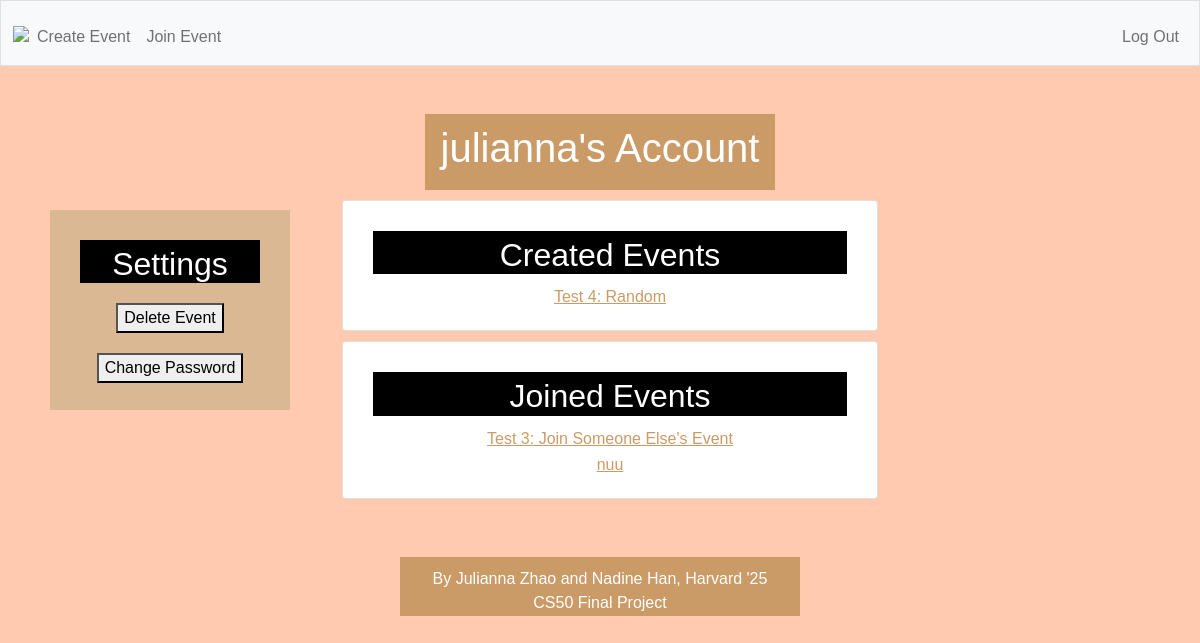
Page / (signed in) on the earlier database version.
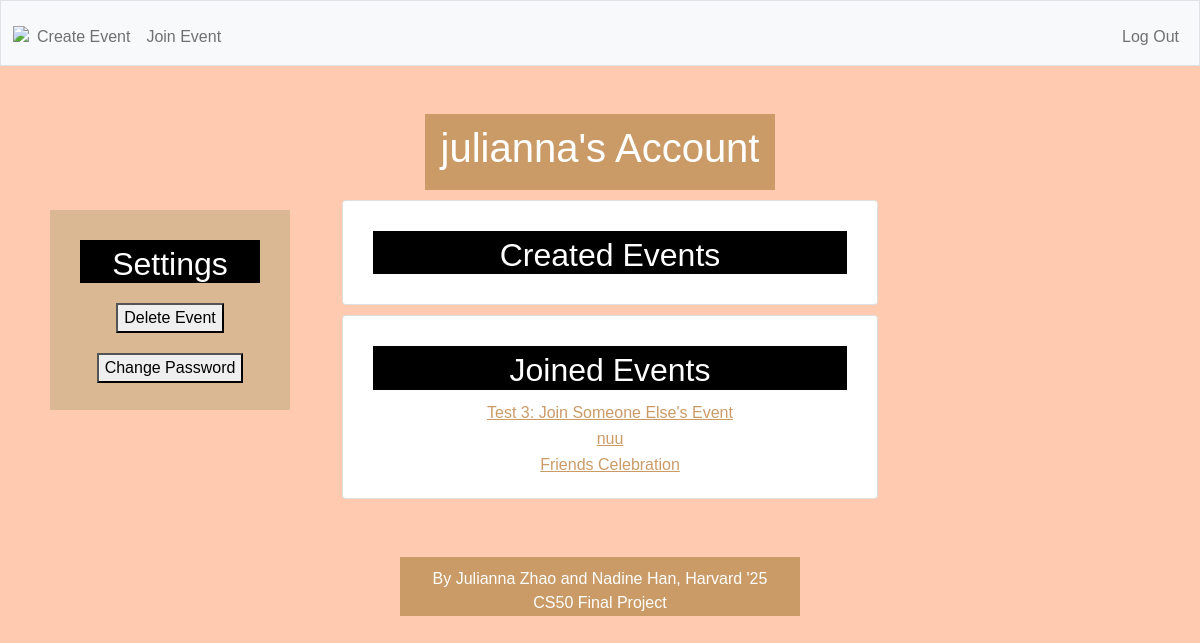
Same page on the later database version.
### tables this page shows
CREATE TABLE 'users' ('id' INTEGER PRIMARY KEY NOT NULL, 'username' TEXT NOT NULL, 'password' TEXT NOT NULL);

CREATE TABLE 'events' ('event_id' INTEGER PRIMARY KEY NOT NULL, 'event_name' TEXT, 'event_creator_id' INTEGER, 'start_time' INTEGER, 'end_time' INTEGER);

### app.py (the view)
@app.route("/")
@login_required
def account():
    user_id = session["user_id"]
    name = db.execute("SELECT username FROM users WHERE id = ?", user_id)[0]['username']
    created_events = db.execute("SELECT event_name, event_id FROM events WHERE event_creator_id = ?", user_id)
    joined_events = db.execute("SELECT event_name, event_id FROM events WHERE event_id IN (SELECT DISTINCT event_id FROM event_availability WHERE user_id = ?)", user_id)
    return render_template("account.html", name = name, created_events = created_events, joined_events = joined_events)

### app.py (called while the page is built)
@app.after_request
def after_request(response):
    response.headers["Cache-Control"] = "no-cache, no-store, must-revalidate"
    response.headers["Expires"] = 0
    response.headers["Pragma"] = "no-cache"
    return response

### helpers.py (called while the page is built)
def login_required(f):
    @wraps(f)
    def decorated_function(*args, **kwargs):
        if session.get("user_id") is None:
            return redirect("/login")
        return f(*args, **kwargs)
    return decorated_function

### templates/account.html (shortened to what this page needs)
{% extends "layout.html" %}
{% block main %}
    <div class="title"><h1>{{name}}'s Account</h1></div>
    <div class="row">
        <div class="side">
            <div class="heading"><h2>Settings</h2></div>
            <form action="/delete" method="post">
                <button class = "buttonSpacing" type="submit" value = "del">Delete Event</button>
            </form>
            <form action="/changePassword" method="get">
                <button class = "buttonSpacing" type="submit" value = "pw">Change Password</button>
            </form>
        </div>
        <div class="main">
            <div class="card">
                <form action="/display" method="post">
                    <div class="heading"><h2>Created Events</h2></div>
                    {% for event in created_events %}
                    <button class = "eventButton" type="submit" name="selected_event" value="{{ event['event_id'] }}">{{ event['event_name'] }}</button><br>
                    {% endfor %}
                </form>
            </div>
            <div class="card">
                <form action="/display" method="post">
                    <div class="heading"><h2>Joined Events</h2></div>
                    {% for event in joined_events %}
                        <button class = "eventButton" type="submit" name="selected_event" value="{{ event['event_id'] }}">{{ event['event_name'] }}</button><br>
                    {% endfor %}
                </form>
            </div>
        </div>
    </div>
{% endblock %}

### templates/layout.html (shortened to what this page needs)
<!DOCTYPE html>
<html lang="en">
    <head>
        <link href="https://cdn.jsdelivr.net/npm/bootstrap@5.1.3/dist/css/bootstrap.min.css" rel="stylesheet">
        <link href="/static/styles.css" rel="stylesheet">
    </head>
    <body>
        <nav class="bg-light border navbar navbar-expand-md navbar-light">
            <div class="container-fluid">
                <a href="/">
                    <img src="https://i.ibb.co/ZBX7rq3/when-1.png">
                 </a>
                <div class="collapse navbar-collapse" id="navbar">
                    {% if session["user_id"] %}
                        <ul class="navbar-nav me-auto mt-2">
                            <li class="nav-item"><a class="nav-link" href="/create">Create Event</a></li>
                            <li class="nav-item"><a class="nav-link" href="/join">Join Event</a></li>
                        </ul>
                        <ul class="navbar-nav ms-auto mt-2">
                            <li class="nav-item"><a class="nav-link" href="/logout">Log Out</a></li>
                        </ul>
                    {% else %}
                        <ul class="navbar-nav ms-auto mt-2">
                            <li class="nav-item"><a class="nav-link" href="/register">Register</a></li>
                            <li class="nav-item"><a class="nav-link" href="/login">Log In</a></li>
                        </ul>
                    {% endif %}
                </div>
            </div>
        </nav>
        <main class="container-fluid py-5 text-center">
            {% block main %}{% endblock %}
        </main>
        <div class = "congrats"><footer><center>By Julianna Zhao and Nadine Han, Harvard '25 <br>CS50 Final Project</footer></center></div>
    </body>
</html>

### static/styles.css (style rules this page uses)
body { font-family: Trebuchet MS, sans-serif; color: #2E1F10; background-color: #FFCAAF; }
.side { width: 20%; background-color: #DAB894; padding: 20px; margin: 20px; margin-left: 50px; height: 200px; }
.main { width: 50%; }
.card { background-color: white; padding: 20px; margin: 20px; margin-top: 10px; margin-bottom: 10px; }
.row { display: -ms-flexbox; display: flex; -ms-flex-wrap: wrap; flex-wrap: wrap; }
.title { background-color: #CB9B67; color: white; padding: 10px; margin: auto; width: 350px; }
.heading { margin: 10px; padding-top: 5px; border-width: medium; background-color: black; color: white; }
.congrats { background-color: #CB9B67; width: 400px; margin: auto; color: white; padding: 10px; padding-bottom: 1px; }
.eventButton { background-color: transparent; text-decoration: underline; border: none; color: #CB9B67; cursor: pointer; }
.buttonSpacing { margin-top: 10px; margin-bottom: 10px; }

Differences in the rows shown:
removed events: {{ event['event_id'] }} 42 (drawn), event_name "Test 4: Random", shown under "Created Events"
added events: {{ event['event_id'] }} 52 (drawn), event_name "Friends Celebration", shown under "Joined Events"
